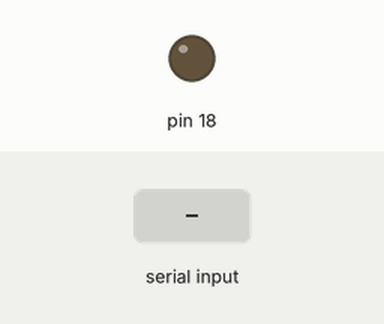
Simulated run of this sketch. Board: Arduino Uno, built with avr-gcc and run on an emulated ATmega328P. Parts: output pins drawn as LEDs (lit = HIGH). The inputs (shaded band) are chosen by the test bench.

Above: at 1.4 s.
1.5 s: "90,45\n" received over Serial
At 2.7 s:
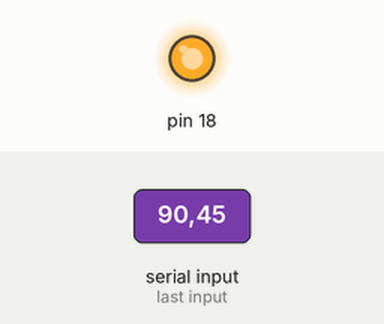
Timing chart, 0 to 4.5 s (numbered marks = the images above; inputs shaded):
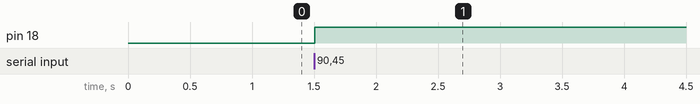

Measured:
- after the input at 1.5 s, pin 18: LOW → HIGH at once

The sketch:

DIYAmbilight.ino
```cpp
const int delayTime = 2;
int colorBuffer[3] = {0}; // used to store old color data

// initialized on Arduino Uno power on
void setup() {
  Serial.begin(9600);   // enable Serial at 9600 bps
  delay(200);
}

// read values from Serial for port number and color value, then set values
void loop() {
  // initialize Serial buffer arrays full of 0s
  char serialBuffer_Pin[2] = "";
  char serialBuffer_Color[4] = "";

  int ledPin = 0;
  int ledColor = 0;
  while (Serial.available() < 4) {} // wait for atleast 5 bytes to be received

  Serial.readBytes(serialBuffer_Pin, 1); // read 1 byte from Serial into char array for Pin
  Serial.readBytes(serialBuffer_Color, 3); // similarly 3 bytes for color

  serialBuffer_Pin[1] = '\0';  // must add a terminator to each buffer manually for atoi
  serialBuffer_Color[3] = '\0';

  ledPin = atoi(serialBuffer_Pin); // convert char[] arrays to integers to be sent to LED driver via PWM
  ledColor = atoi(serialBuffer_Color);

  // fade the previous color to the current color
  for (int i = colorBuffer[ledPin]; i < ledColor; i++) {
    analogWrite(ledPin+9, i); // add 9 to LED pin as physical connections are pins 9-11
    delay(delayTime);
  }

  for (int i = colorBuffer[ledPin]; i > ledColor; i--) {
    analogWrite(ledPin+9, i);
    delay(delayTime);
  }

  colorBuffer[ledPin] = ledColor;
}
```
